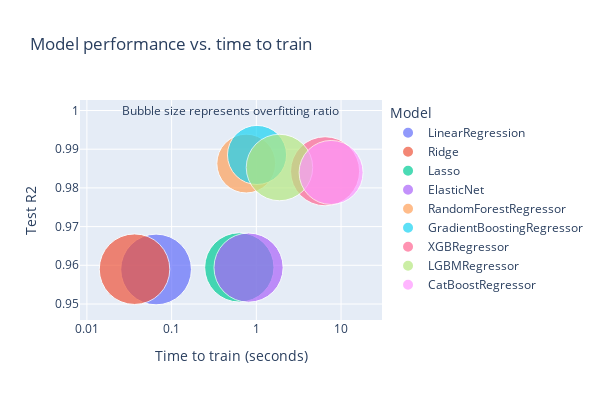

The notebook cell saved with this chart:
### Markdown cell above
##### Target Best Model

### Code cell
# draw a chart with x as time to train y as model performance (test_R2) buble size as Train_R2-Test_R2
model_metrics['Overfitting Ratio'] = 1 - (model_metrics['R2_test'] / model_metrics['R2_train'])

fig = px.scatter(model_metrics, x="train_time", y="R2_test", size="Overfitting Ratio", color="model_name",
                    hover_name="model_name", log_x=True, size_max=50,
                    width=600, height=400, title='Model performance vs. time to train')
fig.update_layout(
    xaxis_title="Time to train (seconds)",
    yaxis_title="Test R2",
    legend_title="Model"
)
fig.add_annotation(
    x=-0.3,
    y=1,
    # # align left

    text="Bubble size represents overfitting ratio",
    showarrow=False
)
fig.show()
fig.write_image("images/performance_vs_time_training.png")

### Figure 1 — Plotly figure (JSON) as saved in the notebook; plotly's stock layout.template omitted (floating-point values rounded to 4 significant figures)
{"data": [{"hovertemplate": "<b>%{hovertext}</b><br><br>model_name=LinearRegression<br>train_time=%{x}<br>R2_test=%{y}<br>Overfitting Ratio=%{marker.size}<extra></extra>", "hovertext": ["LinearRegression"], "legendgroup": "LinearRegression", "marker": {"color": "#636efa", "size": [0.01643], "sizemode": "area", "sizeref": 6.574e-06, "symbol": "circle"}, "mode": "markers", "name": "LinearRegression", "orientation": "v", "showlegend": true, "type": "scatter", "x": [0.06555], "xaxis": "x", "y": [0.9589], "yaxis": "y"}, {"hovertemplate": "<b>%{hovertext}</b><br><br>model_name=Ridge<br>train_time=%{x}<br>R2_test=%{y}<br>Overfitting Ratio=%{marker.size}<extra></extra>", "hovertext": ["Ridge"], "legendgroup": "Ridge", "marker": {"color": "#EF553B", "size": [0.01635], "sizemode": "area", "sizeref": 6.574e-06, "symbol": "circle"}, "mode": "markers", "name": "Ridge", "orientation": "v", "showlegend": true, "type": "scatter", "x": [0.0365], "xaxis": "x", "y": [0.959], "yaxis": "y"}, {"hovertemplate": "<b>%{hovertext}</b><br><br>model_name=Lasso<br>train_time=%{x}<br>R2_test=%{y}<br>Overfitting Ratio=%{marker.size}<extra></extra>", "hovertext": ["Lasso"], "legendgroup": "Lasso", "marker": {"color": "#00cc96", "size": [0.01578], "sizemode": "area", "sizeref": 6.574e-06, "symbol": "circle"}, "mode": "markers", "name": "Lasso", "orientation": "v", "showlegend": true, "type": "scatter", "x": [0.6296], "xaxis": "x", "y": [0.9595], "yaxis": "y"}, {"hovertemplate": "<b>%{hovertext}</b><br><br>model_name=ElasticNet<br>train_time=%{x}<br>R2_test=%{y}<br>Overfitting Ratio=%{marker.size}<extra></extra>", "hovertext": ["ElasticNet"], "legendgroup": "ElasticNet", "marker": {"color": "#ab63fa", "size": [0.01572], "sizemode": "area", "sizeref": 6.574e-06, "symbol": "circle"}, "mode": "markers", "name": "ElasticNet", "orientation": "v", "showlegend": true, "type": "scatter", "x": [0.8091], "xaxis": "x", "y": [0.9594], "yaxis": "y"}, {"hovertemplate": "<b>%{hovertext}</b><br><br>model_name=RandomForestRegressor<br>train_time=%{x}<br>R2_test=%{y}<br>Overfitting Ratio=%{marker.size}<extra></extra>", "hovertext": ["RandomForestRegressor"], "legendgroup": "RandomForestRegressor", "marker": {"color": "#FFA15A", "size": [0.01136], "sizemode": "area", "sizeref": 6.574e-06, "symbol": "circle"}, "mode": "markers", "name": "RandomForestRegressor", "orientation": "v", "showlegend": true, "type": "scatter", "x": [0.7596], "xaxis": "x", "y": [0.9863], "yaxis": "y"}, {"hovertemplate": "<b>%{hovertext}</b><br><br>model_name=GradientBoostingRegressor<br>train_time=%{x}<br>R2_test=%{y}<br>Overfitting Ratio=%{marker.size}<extra></extra>", "hovertext": ["GradientBoostingRegressor"], "legendgroup": "GradientBoostingRegressor", "marker": {"color": "#19d3f3", "size": [0.01148], "sizemode": "area", "sizeref": 6.574e-06, "symbol": "circle"}, "mode": "markers", "name": "GradientBoostingRegressor", "orientation": "v", "showlegend": true, "type": "scatter", "x": [1.019], "xaxis": "x", "y": [0.9885], "yaxis": "y"}, {"hovertemplate": "<b>%{hovertext}</b><br><br>model_name=XGBRegressor<br>train_time=%{x}<br>R2_test=%{y}<br>Overfitting Ratio=%{marker.size}<extra></extra>", "hovertext": ["XGBRegressor"], "legendgroup": "XGBRegressor", "marker": {"color": "#FF6692", "size": [0.01569], "sizemode": "area", "sizeref": 6.574e-06, "symbol": "circle"}, "mode": "markers", "name": "XGBRegressor", "orientation": "v", "showlegend": true, "type": "scatter", "x": [6.477], "xaxis": "x", "y": [0.9843], "yaxis": "y"}, {"hovertemplate": "<b>%{hovertext}</b><br><br>model_name=LGBMRegressor<br>train_time=%{x}<br>R2_test=%{y}<br>Overfitting Ratio=%{marker.size}<extra></extra>", "hovertext": ["LGBMRegressor"], "legendgroup": "LGBMRegressor", "marker": {"color": "#B6E880", "size": [0.01454], "sizemode": "area", "sizeref": 6.574e-06, "symbol": "circle"}, "mode": "markers", "name": "LGBMRegressor", "orientation": "v", "showlegend": true, "type": "scatter", "x": [1.875], "xaxis": "x", "y": [0.9853], "yaxis": "y"}, {"hovertemplate": "<b>%{hovertext}</b><br><br>model_name=CatBoostRegressor<br>train_time=%{x}<br>R2_test=%{y}<br>Overfitting Ratio=%{marker.size}<extra></extra>", "hovertext": ["CatBoostRegressor"], "legendgroup": "CatBoostRegressor", "marker": {"color": "#FF97FF", "size": [0.01348], "sizemode": "area", "sizeref": 6.574e-06, "symbol": "circle"}, "mode": "markers", "name": "CatBoostRegressor", "orientation": "v", "showlegend": true, "type": "scatter", "x": [7.628], "xaxis": "x", "y": [0.984], "yaxis": "y"}], "layout": {"annotations": [{"showarrow": false, "text": "Bubble size represents overfitting ratio", "x": -0.3, "y": 1}], "height": 400, "legend": {"itemsizing": "constant", "title": {"text": "Model"}, "tracegroupgap": 0}, "title": {"text": "Model performance vs. time to train"}, "width": 600, "xaxis": {"anchor": "y", "domain": [0, 1], "title": {"text": "Time to train (seconds)"}, "type": "log"}, "yaxis": {"anchor": "x", "domain": [0, 1], "title": {"text": "Test R2"}}}}
